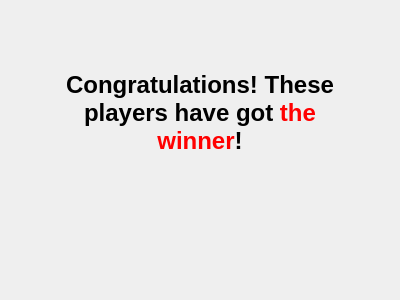
<?xml version="1.0" encoding="UTF-8"?>
<ui version="4.0">
 <class>QLinkMultiPlayerWin</class>
 <widget class="QWidget" name="QLinkMultiPlayerWin">
  <property name="windowModality">
   <enum>Qt::ApplicationModal</enum>
  </property>
  <property name="geometry">
   <rect>
    <x>0</x>
    <y>0</y>
    <width>400</width>
    <height>300</height>
   </rect>
  </property>
  <property name="windowTitle">
   <string>Congratulations!</string>
  </property>
  <layout class="QGridLayout" name="gridLayout_2" rowstretch="1,6,1" columnstretch="1,6,1">
   <item row="0" column="1">
    <spacer name="verticalSpacer">
     <property name="orientation">
      <enum>Qt::Vertical</enum>
     </property>
     <property name="sizeHint" stdset="0">
      <size>
       <width>20</width>
       <height>31</height>
      </size>
     </property>
    </spacer>
   </item>
   <item row="1" column="0">
    <spacer name="horizontalSpacer">
     <property name="orientation">
      <enum>Qt::Horizontal</enum>
     </property>
     <property name="sizeHint" stdset="0">
      <size>
       <width>43</width>
       <height>20</height>
      </size>
     </property>
    </spacer>
   </item>
   <item row="1" column="1">
    <layout class="QGridLayout" name="gridLayout" rowstretch="2,1">
     <item row="0" column="0">
      <widget class="QLabel" name="_congratulation_label">
       <property name="font">
        <font>
         <pointsize>18</pointsize>
        </font>
       </property>
       <property name="text">
        <string>&lt;strong&gt;Congratulations! These players have got &lt;font color=Red&gt;the winner&lt;/font&gt;!&lt;/strong&gt;</string>
       </property>
       <property name="textFormat">
        <enum>Qt::MarkdownText</enum>
       </property>
       <property name="alignment">
        <set>Qt::AlignCenter</set>
       </property>
       <property name="wordWrap">
        <bool>true</bool>
       </property>
      </widget>
     </item>
     <item row="1" column="0">
      <widget class="QLabel" name="_winner_name_label">
       <property name="font">
        <font>
         <pointsize>12</pointsize>
         <bold>true</bold>
        </font>
       </property>
       <property name="text">
        <string/>
       </property>
       <property name="textFormat">
        <enum>Qt::MarkdownText</enum>
       </property>
       <property name="alignment">
        <set>Qt::AlignCenter</set>
       </property>
       <property name="wordWrap">
        <bool>true</bool>
       </property>
      </widget>
     </item>
    </layout>
   </item>
   <item row="1" column="2">
    <spacer name="horizontalSpacer_2">
     <property name="orientation">
      <enum>Qt::Horizontal</enum>
     </property>
     <property name="sizeHint" stdset="0">
      <size>
       <width>43</width>
       <height>20</height>
      </size>
     </property>
    </spacer>
   </item>
   <item row="2" column="1">
    <spacer name="verticalSpacer_2">
     <property name="orientation">
      <enum>Qt::Vertical</enum>
     </property>
     <property name="sizeHint" stdset="0">
      <size>
       <width>20</width>
       <height>31</height>
      </size>
     </property>
    </spacer>
   </item>
  </layout>
 </widget>
 <resources/>
 <connections/>
</ui>
